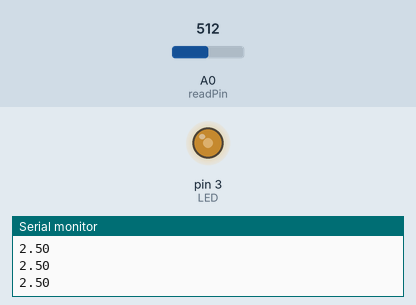
Recording of a sketch running on a simulated Arduino Uno, built with avr-gcc and run on an emulated ATmega328P. Shown: output pins drawn as LEDs (lit = HIGH), the last lines printed to the serial monitor. The test bench sets the inputs (shaded band); at power-on: A0 (readPin) = 512.

Above: at 1.2 s.
1.3 s: A0 (readPin) set to 716
At 2.3 s:
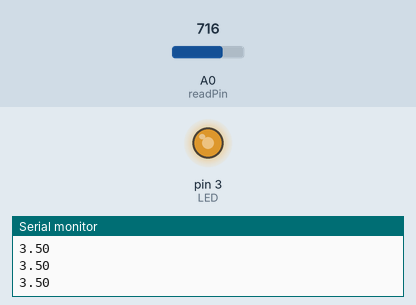
2.8 s: A0 (readPin) set to 900
At 3.7 s:
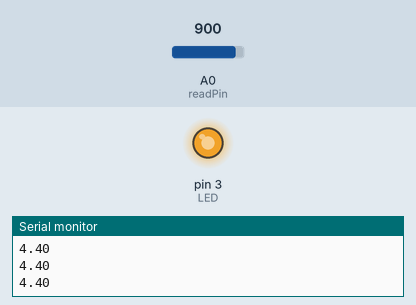
4.3 s: A0 (readPin) set to 122
At 5.1 s:
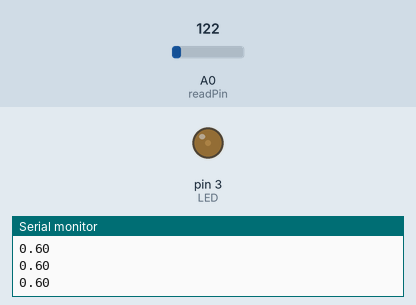
5.8 s: A0 (readPin) set to 0
At 6.5 s:
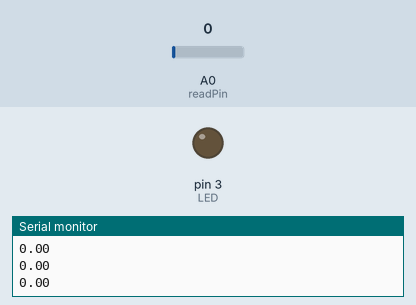
7.3 s: A0 (readPin) set to 511
At 7.9 s:
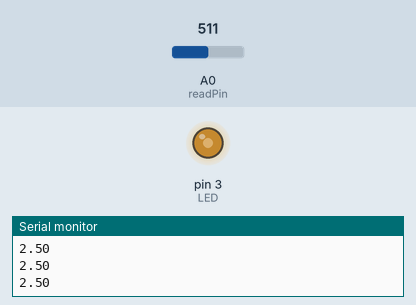
Timing chart, 0 to 9.8 s (numbered marks = the images above; inputs shaded):
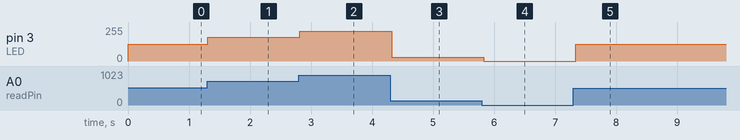

Measured:
- after the input at 1.3 s, pin 3 (LED): 127/255 → 178/255 at once
- after the input at 2.8 s, pin 3 (LED): 178/255 → 224/255 at once
- after the input at 4.3 s, pin 3 (LED): 224/255 → 30/255 at once
- after the input at 5.8 s, pin 3 (LED): 30/255 → 0/255 at once
- after the input at 7.3 s, pin 3 (LED): 0/255 → 127/255 at once

The sketch:

dimmable_led.ino
```cpp
int readPin = A0;
float voltage;
float ledV;
int LED = 3;
int delayTime = 100;

void setup() {

  pinMode(readPin,INPUT);
  Serial.begin(9600);
  pinMode(LED,OUTPUT);

}

void loop() {

  float readValue = analogRead(readPin);
  voltage = (5./1023.) * readValue; //5V = 1023
  Serial.println(voltage);

  ledV = (85./341.) * readValue;
  analogWrite(LED,ledV);

  delay(delayTime);

}
```
